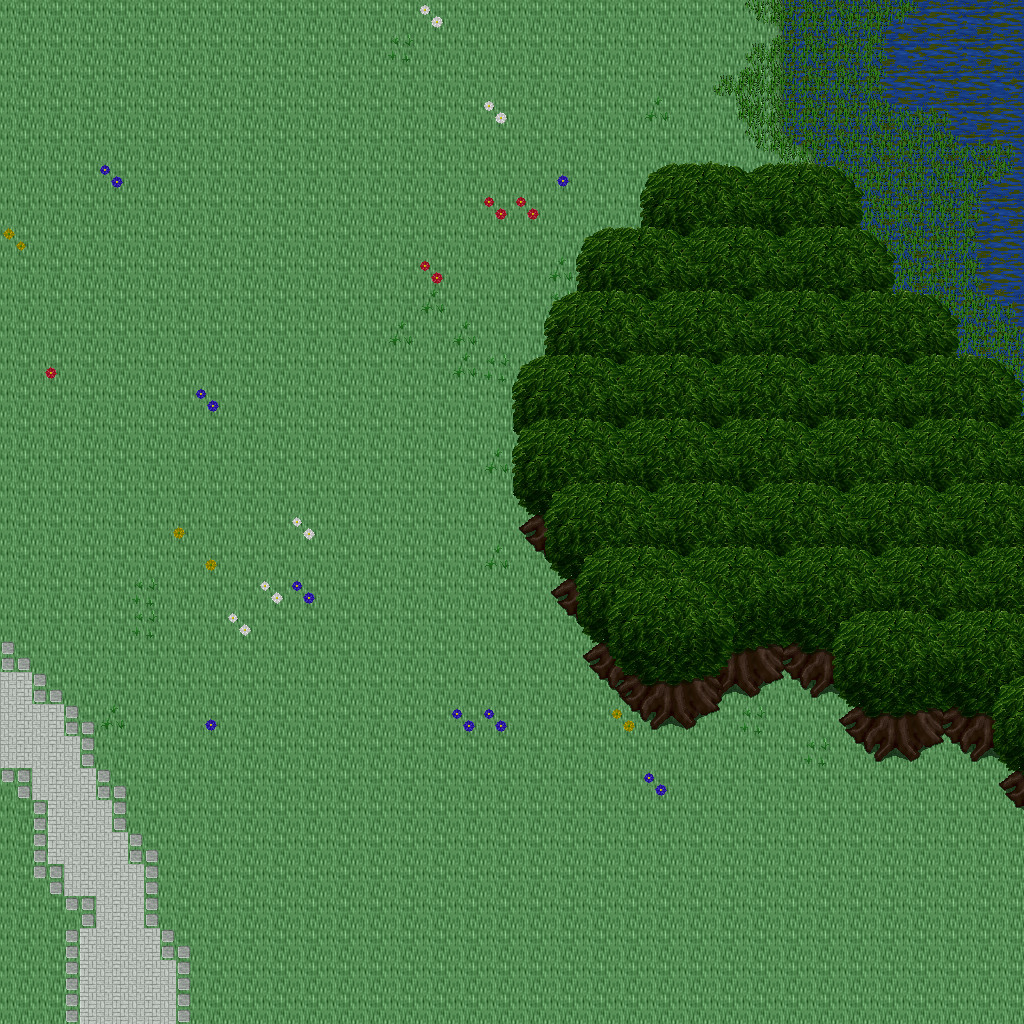

A level layout from a 2D game, rendered from its tile map. Below: a short description, then the map file with tile-grid data replaced by summaries:
An orthogonal 32x32 tile map with 32x32 px tiles, 5 tile layers (Ground, Objects, Objects2, Above, ...), 1 hidden layer not drawn, 18 tilesets.

<map version="1.10" tiledversion="1.11.0" orientation="orthogonal" renderorder="right-down" width="32" height="32" tilewidth="32" tileheight="32" infinite="0" nextlayerid="11" nextobjectid="1">
 <tileset firstgid="1" name="ground_ground" tilewidth="32" tileheight="32" tilecount="33" columns="3">
  <image source="../drawable/ground_ground.png" width="96" height="352" />
 </tileset>
 <tileset firstgid="34" name="plant_flower_daisy_white" tilewidth="32" tileheight="32" tilecount="8" columns="2">
  <image source="../drawable/plant_flower_daisy_white.png" width="64" height="128" />
 </tileset>
 <tileset firstgid="42" name="plant_grasses" tilewidth="32" tileheight="32" tilecount="6" columns="3">
  <image source="../drawable/plant_grasses.png" width="96" height="64" />
 </tileset>
 <tileset firstgid="48" name="plant_flower_daisy_yellow" tilewidth="32" tileheight="32" tilecount="8" columns="2">
  <image source="../drawable/plant_flower_daisy_yellow.png" width="64" height="128" />
 </tileset>
 <tileset firstgid="56" name="plant_flower_daisy_blue" tilewidth="32" tileheight="32" tilecount="8" columns="2">
  <image source="../drawable/plant_flower_daisy_blue.png" width="64" height="128" />
 </tileset>
 <tileset firstgid="64" name="plant_flower_daisy_red" tilewidth="32" tileheight="32" tilecount="8" columns="2">
  <image source="../drawable/plant_flower_daisy_red.png" width="64" height="128" />
 </tileset>
 <tileset firstgid="72" name="plant_tree_tree_darkgreen" tilewidth="32" tileheight="32" tilecount="88" columns="8">
  <image source="../drawable/plant_tree_tree_darkgreen.png" width="256" height="352" />
 </tileset>
 <tileset firstgid="160" name="logic_creature_animal" tilewidth="32" tileheight="32" tilecount="32" columns="8">
  <image source="../drawable/logic_creature_animal.png" width="256" height="128" />
 </tileset>
 <tileset firstgid="192" name="logic_creature_elf" tilewidth="32" tileheight="32" tilecount="16" columns="8">
  <image source="../drawable/logic_creature_elf.png" width="256" height="64" />
 </tileset>
 <tileset firstgid="208" name="logic_collision" tilewidth="32" tileheight="32" tilecount="1" columns="1">
  <image source="../drawable/logic_collision.png" width="32" height="32" />
 </tileset>
 <tileset firstgid="209" name="logic_creature_human_evil" tilewidth="32" tileheight="32" tilecount="16" columns="8">
  <image source="../drawable/logic_creature_human_evil.png" width="256" height="64" />
 </tileset>
 <tileset firstgid="225" name="logic_portal" tilewidth="32" tileheight="32" tilecount="24" columns="8">
  <image source="../drawable/logic_portal.png" width="256" height="96" />
 </tileset>
 <tileset firstgid="249" name="ground_green_paving" tilewidth="32" tileheight="32" tilecount="18" columns="3">
  <image source="../drawable/ground_green_paving.png" width="96" height="192" />
 </tileset>
 <tileset firstgid="267" name="ground_water_swamp_water" tilewidth="32" tileheight="32" tilecount="33" columns="3">
  <image source="../drawable/ground_water_swamp_water.png" width="96" height="352" />
 </tileset>
 <tileset firstgid="300" name="plant_grasses_swamp" tilewidth="32" tileheight="32" tilecount="42" columns="6">
  <image source="../drawable/plant_grasses_swamp.png" width="192" height="224" />
 </tileset>
 <tileset firstgid="342" name="logic_protection" tilewidth="32" tileheight="32" tilecount="2" columns="2">
  <image source="../drawable/logic_protection.png" width="64" height="32" />
 </tileset>
 <tileset firstgid="344" name="logic_creature_ogre" tilewidth="32" tileheight="32" tilecount="4" columns="4">
  <image source="../drawable/logic_creature_ogre.png" width="128" height="32" />
 </tileset>
 <tileset firstgid="348" name="logic_creature_undead_skeleton" tilewidth="32" tileheight="32" tilecount="6" columns="6">
  <image source="../drawable/logic_creature_undead_skeleton.png" width="192" height="32" />
 </tileset>
 <layer id="1" name="Ground" width="32" height="32">
  <data>[1024 cells, 1024 non-empty, 13 distinct tile ids]</data>
 </layer>
 <layer id="2" name="Objects" width="32" height="32">
  <data>[1024 cells, 260 non-empty, 31 distinct tile ids]</data>
 </layer>
 <layer id="3" name="Objects2" width="32" height="32">
  <data>[1024 cells, 73 non-empty, 16 distinct tile ids]</data>
 </layer>
 <layer id="4" name="Above" width="32" height="32">
  <data>[1024 cells, 216 non-empty, 17 distinct tile ids]</data>
 </layer>
 <layer id="5" name="Above2" width="32" height="32">
  <data>[1024 cells, 90 non-empty, 11 distinct tile ids]</data>
 </layer>
 <layer id="6" name="Walkable" width="32" height="32" visible="0">
  <data>[1024 cells, 184 non-empty, 1 distinct tile ids]</data>
 </layer>
 <objectgroup id="7" name="Mapevents" />
 <objectgroup id="8" name="Spawn" />
 <objectgroup id="9" name="Keys" />
 <objectgroup id="10" name="Replace" />
</map>
